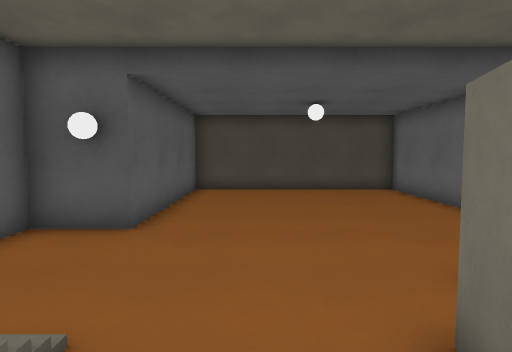
view 1 (above)

16 first-person views from a walk through a Godot game level. The camera is 1.5 m above the floor, tilts 4° down and sees 75° across. The floor is counted in squares, 1 m on a side. Each view is taken from the middle of a square. On the plan, view 1 faces up. The plan holds only what a view shows up to about 15 squares ahead; the rest is blank. The place goes on beyond the plan.

view 2
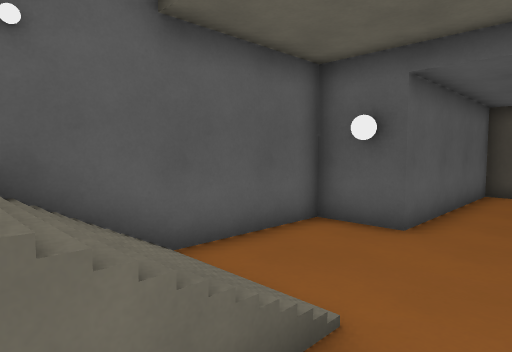

view 3
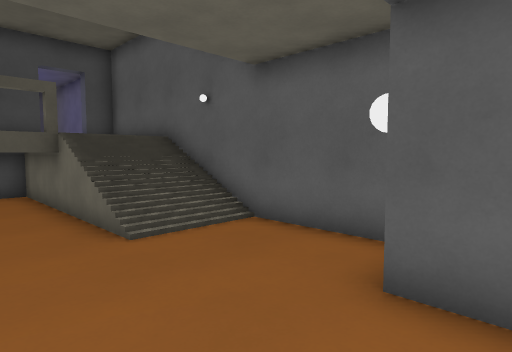

view 4
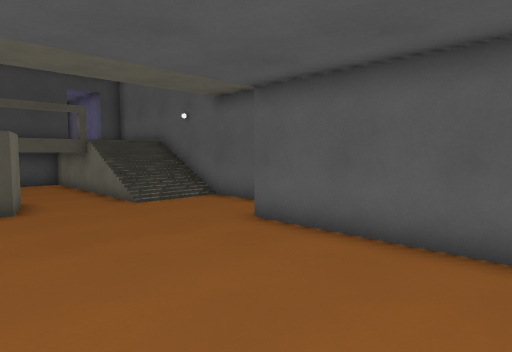

view 5
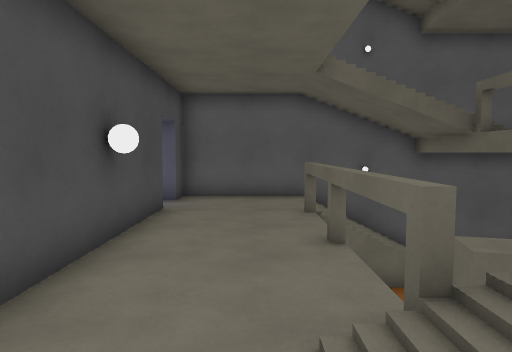

view 6
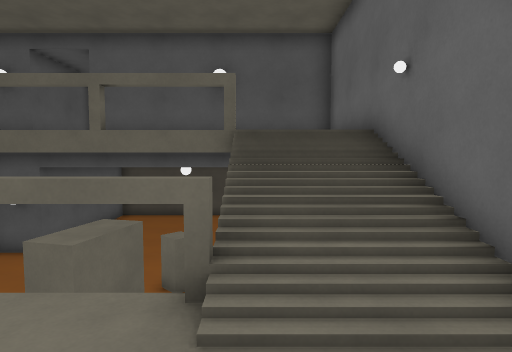

view 7
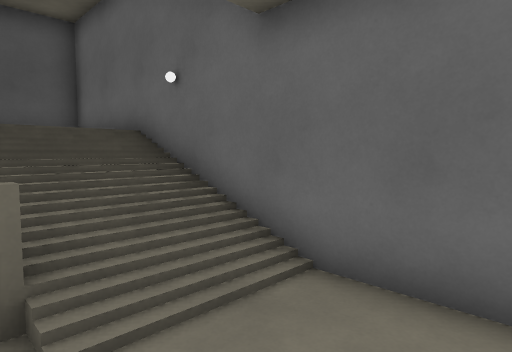

view 8
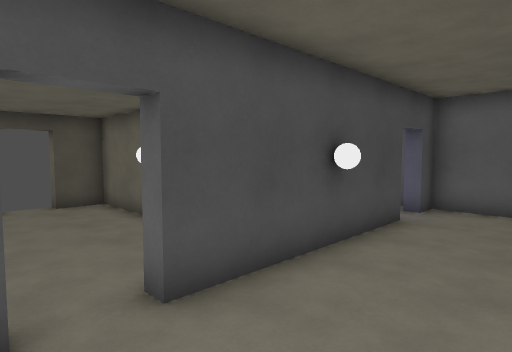

view 9
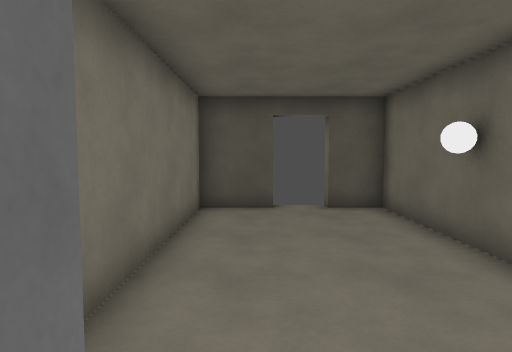

view 10
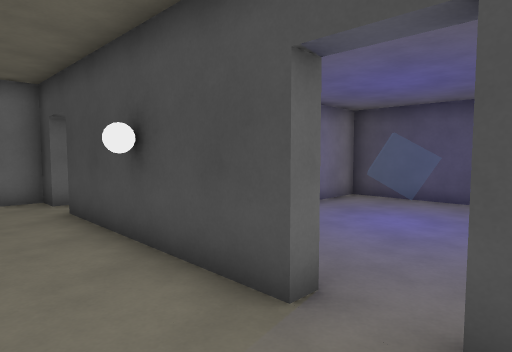

view 11
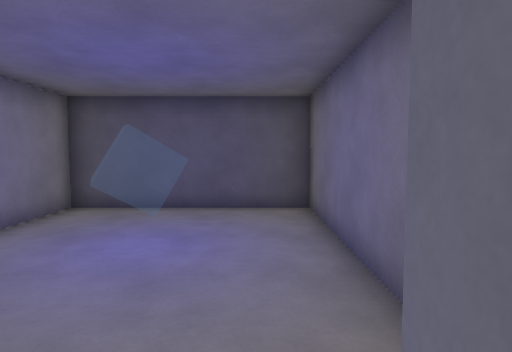

view 12
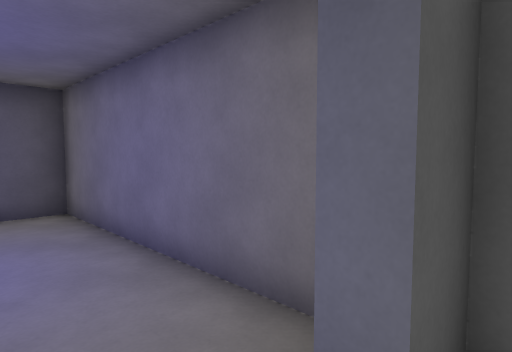

view 13
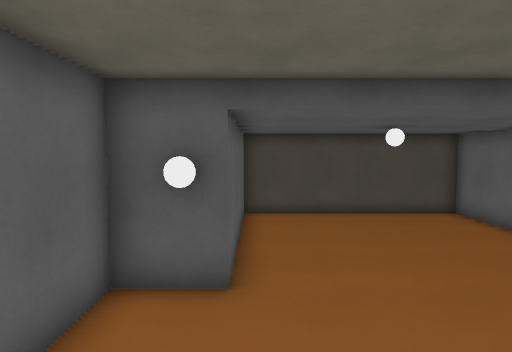

view 14
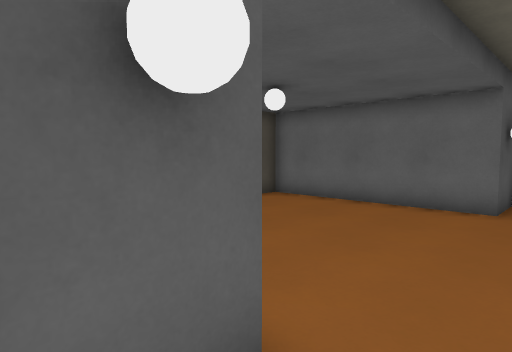

view 15
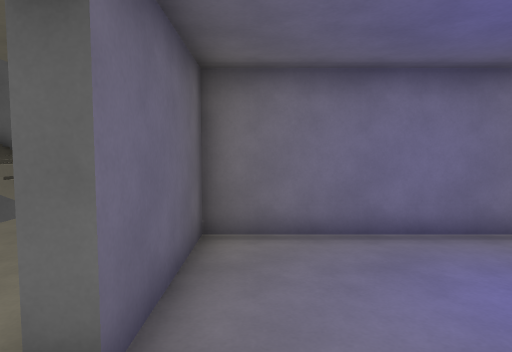

view 16
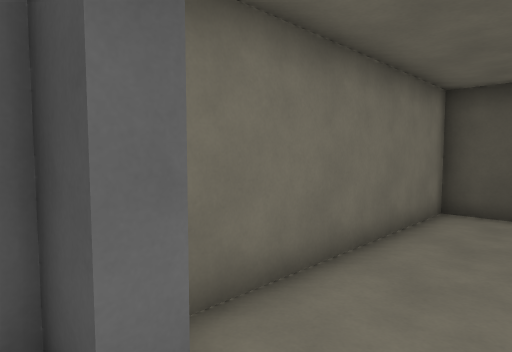

### Floor plan
Key: @ floor where view 1 was taken; # wall or solid block; . main floor; - floor 2 m lower than the main floor; : floor 2 m higher than the main floor; / step, stairs or slope.
Columns run from 5 left of view 1 to 8 right of it. Each row starts with its distance up from view 1.
 14   ##########
 13   #--------#
 12   #--------#
 11   #--------#
 10   #--------#
  9   #--------#
  8   #--------#
  7 ###--------###
  6 #------/:::  #
  5 #------/     #
  4 #------/     #
  3 #------/     #
  2 #///---#  ///#
  1 #///---#  ///#
  0 #///-@--  ///#
 -1 #///---   ///#
 -2 #...######///#
 -3 #............#
 -4 #............#
 -5 #............#
 -6 ##..#######.##
 -7 #......#.....#
 -8 #......#.....#
 -9 #......#.....#
-10 #... ..#.....#
-11 #......#.....#
-12 #......#.....#
-13 #......#.....#
-14 ##########.###
-15          #

Positions as (right, up) in squares from view 1, and headings:
1: (0, 0), facing up
2: (0, 0), facing up-left
3: (1, 8), facing down-left
4: (3, 12), facing down-left
5: (7, -3), facing left
6: (5, -5), facing up
7: (4, -5), facing up-right
8: (7, -2), facing down-left
9: (6, -5), facing down
10: (-4, -3), facing down-right
11: (-3, -5), facing down
12: (-2, -5), facing down-left
13: (-2, 1), facing up
14: (-4, 5), facing up-right
15: (-4, -7), facing right
16: (5, -5), facing down-right
